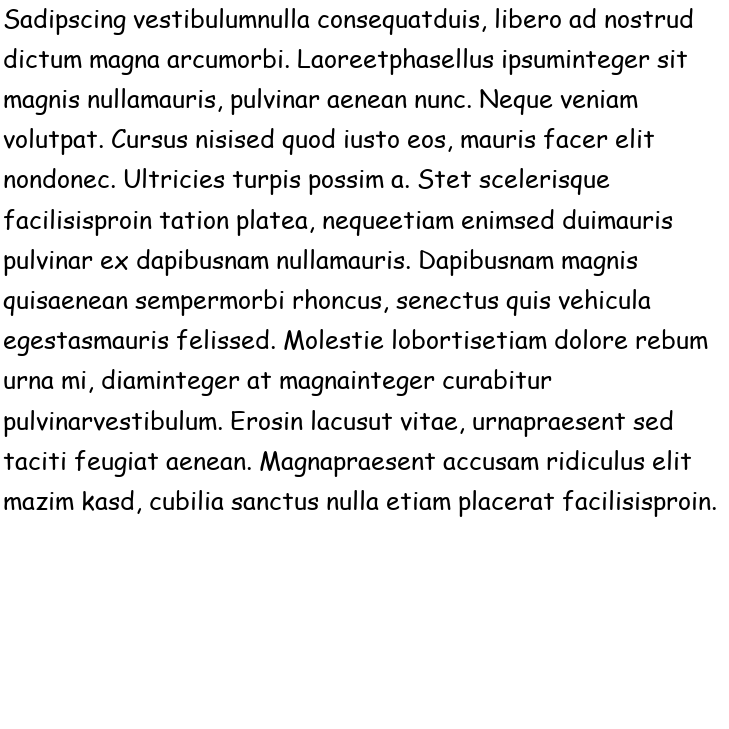
#> input picture data/Comic Sans MS/45.png, 729 x 729 px, found by its file name
$ python feature_extraction_demo.py   (older library calls are emulated)
#> lines starting #> are read from the running program, lines starting #| are printed output that depends on the picture; after the words box and inside, x2 and y2 are one past the last pixel; in counts of white or black regions, pixels touching at a corner belong together; long printed decimals are rounded
### feature_extraction.py
import itertools
import json
from optparse import OptionParser

import matplotlib as mpl
from scipy import misc

import helpers
import preprocessing
from text_features import TextSample, average

mpl.use('TkAgg')

import numpy as np
from scipy import ndimage as ndi

from skimage import data
from skimage.util import img_as_float
from skimage.filters import gabor_kernel

import os


# [7 lines left out: function compute_feats, not called in this run]


def get_filter_kernels():
    """
    Returns the Gabor filters used to compute the features of an image.
    """
    # prepare filter bank kernels
    kernels = []
    for theta in range(4):
        theta = theta / 4. * np.pi
        for sigma in (1,):
            for frequency in (0.05, 0.25):
                kernel = np.real(gabor_kernel(frequency, theta=theta,
                                              sigma_x=sigma, sigma_y=sigma))
                kernels.append(kernel)

    return kernels


kernels = get_filter_kernels()

cwd = os.getcwd()
num_samples = None
algo = 'gabor'

def normalize_text_lines(raw_data):
    breakpoints = preprocessing._partition_with_projection_profile(raw_data)

    line_height = average([(end - start) for (start, end) in breakpoints], default=1)

    for (start, end) in breakpoints:
        try:
            raw_data[start - 1, :] = 255
            raw_data[end + 1, :] = 255
        except IndexError:
            continue

    img_array = misc.imresize(raw_data, 20 / line_height)

    return img_array

# [8 lines left out: function extract_features_from_file, not called in this run]


def generate_data(f, i, algo):
    return f, extract_features_from_file(cwd + '/data/{}/{}.png'.format(f, i), algo)


# [13 lines left out: function generate_all_font_data, not called in this run]


# [75 lines that do not run on import are left out]

### preprocessing.py
from optparse import OptionParser

import numpy as np
from scipy import misc
import itertools
import math
import os
import random

import helpers

wanted_line_height = 16
wanted_width = 256
wanted_height = 256


# [7 lines left out: function derivative, not called in this run]


PIXEL_THRESHOLD = 128


def _partition_with_projection_profile(img_array, threshold=0.999, axis=1):
    """

    :param img_array:
    :param threshold:
    :return:
    """
    vfunc = np.vectorize(lambda d: 0 if d >= PIXEL_THRESHOLD else 1)

    raw_data = vfunc(img_array)
    # (height, width) = raw_data.shape

    row_sums = raw_data.sum(axis=axis)

    # threshold = (width if axis == 1 else height) * 255 * threshold

    row_coordinates = []
    current_row_start = -1

    for i, sum in enumerate(row_sums):

        if sum > 0:
            if current_row_start == -1:
                current_row_start = i
                continue
        else:
            if current_row_start >= 0:
                row_coordinates.append((current_row_start, i))
                current_row_start = -1

    return row_coordinates


# [20 lines left out: function _fill_line, not called in this run]


def remaining_whitespace(ranges, max_width):
    total_width = sum([end - start for (start, end) in ranges])
    return max_width - total_width - 1


# [93 lines left out: functions slice_ranges, _normalize_text_line, _shrink, normalize_sample, preprocess_file, not called in this run]


# [38 lines that do not run on import are left out]

### text_features.py
import collections
import math

import numpy as np

from preprocessing import _partition_with_projection_profile

ScanLines = collections.namedtuple('ScanLines', ['bo', 'bl', 'ul', 'to'])

PIXEL_THRESHOLD = 200

def average(lst, default=0):
    if len(lst) == 0:
        return default

    return sum(lst) / len(lst)


class TextSample:
    def __init__(self, matrix):
        self.line_samples = []  # Type: list[LineSample]

        for (start, end) in _partition_with_projection_profile(matrix):
            ls = LineSample(
                matrix[start:end],
                coordinates=(0, start),
                # color_mean=matrix.mean(),
            )

            if ls.normalized_height > 0 and len(ls.connected_components) > 0:
                self.line_samples.append(ls)

    def projection_profile_derivative(self):
        return average([l.projection_profile_derivative() for l in self.line_samples])

    def projection_profile_density(self):
        return average([l.projection_profile_density() for l in self.line_samples])

    def horizontal_projection_profile_density(self):
        return sum([line.horizontal_projection_profile_density() for line in self.line_samples]) / len(
            self.line_samples)

    def horizontal_projection_profile_derivative(self):
        return sum([line.horizontal_projection_profile_derivative() for line in self.line_samples]) / len(
            self.line_samples)

    def avg_normalized_heights_connected_components(self):
        return average([l.avg_normalized_heights_connected_components() for l in self.line_samples])

    def avg_width_connected_components(self):
        return average([cc.width for cc in self.connected_components()])

    def avg_space_between_connected_components(self):
        return average([l.avg_space_between_connected_components() for l in self.line_samples])

    def avg_width_horizontal_black_runs(self):
        return average([l.avg_width_horizontal_black_runs() for l in self.line_samples])

    def avg_width_vertical_black_runs(self):
        return average([l.avg_width_vertical_black_runs() for l in self.line_samples])

    def connected_components(self):
        ccs = [l.connected_components for l in self.line_samples]
        return [item for sublist in ccs for item in sublist]

    def density_diff_between_consecutive_scan_lines(self):
        return average([cc.scanline_difference_density() for cc in self.connected_components()])

    def avg_scanline_height(self):
        return average([l.middle_scanline_size for l in self.line_samples])

    def features(self):
        return [
            self.projection_profile_density(),
            self.projection_profile_derivative(),
            self.avg_normalized_heights_connected_components(),
            self.avg_width_connected_components(),
            self.avg_space_between_connected_components(),
            # self.avg_width_vertical_black_runs(),
            # self.avg_width_horizontal_black_runs(),
            self.density_diff_between_consecutive_scan_lines(),
            self.avg_scanline_height()
        ]


class LineSample:
    def __init__(self, line_matrix, coordinates):
        self.connected_components = []  # Type: list[ConnectedComponent]
        self.coordinates = coordinates
        self.data = line_matrix

        vfunc = np.vectorize(lambda d: 0 if d >= PIXEL_THRESHOLD else 1)
        vectorized_data = vfunc(line_matrix)

        vertical_profile = vectorized_data.sum(axis=1)

        ul = self._get_max_vertical_profile(vertical_profile, range(0, int(math.floor(len(line_matrix) / 2))))
        bl = self._get_max_vertical_profile(vertical_profile,
                                            range(int(math.floor(len(line_matrix) / 2)), len(line_matrix)))

        self.normalized_height = abs(ul - bl)

        self.scanlines = ScanLines(bo=len(line_matrix), to=0, ul=ul, bl=bl)

        self.middle_scanline_size = self.scanlines.bl - self.scanlines.ul

        for (start, end) in _partition_with_projection_profile(line_matrix, axis=0, threshold=0.95):
            cc = ConnectedComponent(data=line_matrix[:, start:end], scanlines=self.scanlines,
                                    coordinates=(start, coordinates[1]))

            if cc.width > 1 and cc.height() > 1:
                self.connected_components.append(cc)

    def _get_max_vertical_profile(self, vertical_profile, index_range):
        max_i = 0
        min_vertical_profile = -math.inf

        for i in index_range:
            try:
                current_profile = abs(vertical_profile[i + 1] - vertical_profile[i])
                if current_profile > min_vertical_profile:
                    max_i = i
                    min_vertical_profile = current_profile
            except IndexError:
                break

        return max_i + 1

    def projection_profile(self):
        data_copy = np.array(self.data, copy=True)
        # vfunc = np.vectorize(lambda d: 0 if d >= PIXEL_THRESHOLD else 1)
        vfunc = np.vectorize(lambda d : 255 - d)
        data_copy = vfunc(data_copy)

        horizontal_profile =  data_copy[self.scanlines.ul:self.scanlines.bl + 1].sum(axis=0)

        start = 0
        end = len(horizontal_profile) - 1

        while horizontal_profile[start] == 0:
            start += 1

        while horizontal_profile[end] == 0:
            end -= 1

        # color_mean = self.data[self.scanlines.ul:self.scanlines.bl + 1].mean()

        return horizontal_profile[start:end+1], len(horizontal_profile[start:end+1])

    def projection_profile_density(self):
        pp, length = self.projection_profile()

        return sum(pp) / length

    def projection_profile_derivative(self):
        pp, length = self.projection_profile()

        s = 0

        for i in range(len(pp) - 1):
            s += (pp[i + 1] - pp[i]) ** 2

        return s / length

    def avg_normalized_heights_connected_components(self):
        result = 0
        n = 0

        (bo, bl, ul, to) = self.scanlines

        for cc in self.connected_components:
            if cc.typographical_class == "Full":
                n += 1
                result += cc.height() * abs(bl - ul) / abs(bo - to)
            elif cc.typographical_class == "High":
                n += 1
                result += cc.height() * abs(bl - ul) / abs(bl - to)
            elif cc.typographical_class == "Short":
                n += 1
                result += cc.height()
            elif cc.typographical_class == "Deep":
                n += 1
                result += cc.height() * abs(bl - ul) / abs(bo - ul)

        if n == 0:
            return sum([cc.height() for cc in self.connected_components]) / len(self.connected_components)

        return result / n

    # [13 lines left out: function avg_width_connected_components, not called in this run]

    def avg_space_between_connected_components(self):
        result = 0
        n = 0

        for i in range(len(self.connected_components) - 1):
            cc1 = self.connected_components[i]
            cc2 = self.connected_components[i + 1]

            space_between = cc2.coordinates[0] - (cc1.coordinates[0] + cc1.width)

            if space_between < abs(self.scanlines.bl - self.scanlines.ul):
                n += 1
                result += space_between

        if n == 0:
            return 0

        return result / n

    # [34 lines left out: functions avg_width_horizontal_black_runs, avg_width_vertical_black_runs, scanline_difference_density, not called in this run]


class ConnectedComponent:
    def __init__(self, data, scanlines, coordinates):
        (_, width) = data.shape
        self.coordinates = coordinates
        self.width = width
        self.scanlines = scanlines
        self.data = data

        vertical_profile = data.sum(axis=1)
        self.top = 0
        self.bottom = len(vertical_profile)

        for i, scanline_sum in enumerate(vertical_profile):
            if scanline_sum < 255 * width * 0.999:
                self.top = i
                break

        for i in reversed(range(0, len(vertical_profile))):
            scanline_sum = vertical_profile[i]
            if scanline_sum < 255 * width * 0.999:
                self.bottom = i
                break

        self.epsilon = 1 / 12 * abs(self.top - self.bottom)

        self.typographical_class = self._calculate_typographical_class()
        self.morphological_class = self._calculate_morpholigcal_class()

    def _calculate_typographical_class(self):
        if abs(self.top - self.scanlines.to) <= self.epsilon and abs(self.bottom - self.scanlines.bo) <= self.epsilon:
            return 'Full'
        elif abs(self.top - self.scanlines.to) <= self.epsilon and abs(self.bottom - self.scanlines.bl) <= self.epsilon:
            return 'High'
        elif abs(self.top - self.scanlines.ul) <= self.epsilon and abs(self.scanlines.bo - self.bottom) <= self.epsilon:
            return 'Deep'
        elif abs(self.top - self.scanlines.ul) <= self.epsilon and abs(self.bottom - self.scanlines.bl) <= self.epsilon:
            return 'Short'
        elif abs(self.top - self.scanlines.to) <= self.epsilon and abs(self.scanlines.ul - self.bottom) <= self.epsilon:
            return 'Sup'
        elif abs(self.top - self.scanlines.bl) <= self.epsilon and abs(self.scanlines.bo - self.bottom) <= self.epsilon:
            return 'Sub'
        else:
            return 'N/A'

    def _calculate_morpholigcal_class(self):
        if self.height() <= (1 / 25) * abs(self.scanlines.bo - self.scanlines.to):
            return 'Small'

        r = self.width / self.height()

        if r >= 1.75:
            return 'Wide'
        elif r > 1.25:
            return 'Large'
        elif r > 0.75:
            return 'Square'
        elif r > 0.5:
            return 'Tall'
        elif r < 0.5:
            return 'Thin'

    def height(self):
        return abs(self.top - self.bottom)

    # [34 lines left out: functions horizontal_black_runs, _get_black_runs, vertical_black_runs, not called in this run]

    def _scanline_difference(self, matrix):
        return np.absolute(np.matrix(
            [np.subtract(matrix[i], matrix[i + 1]) for i in range(matrix.shape[0] - 1)]
        ))

    def scanline_difference_density(self):
        d = self.data

        regions = [
            d[self.top:self.top + int((1 / 3) * self.height()) + 1],
            d[self.bottom - int((1 / 3) * self.height()) - 1:self.bottom]
        ]

        color_mean = 255 - self.data.mean()

        num_pixels = 0

        for r in regions:
            num_pixels += abs(self._scanline_difference(r).sum())

        if abs(color_mean) < 0.5:
            print("hi!")

        return num_pixels / self.width / color_mean

### feature_extraction_demo.py
from scipy import misc

from feature_extraction import normalize_text_lines
from text_features import TextSample

input_path = "data/Verdana/45.png"
output_path = "testing.png"
show_line_separations = False
show_connected_components = True

img_array = misc.imread(input_path, flatten=True)

img_array = normalize_text_lines(img_array)
#> in _partition_with_projection_profile, `raw_data = vfunc(img_array)`:
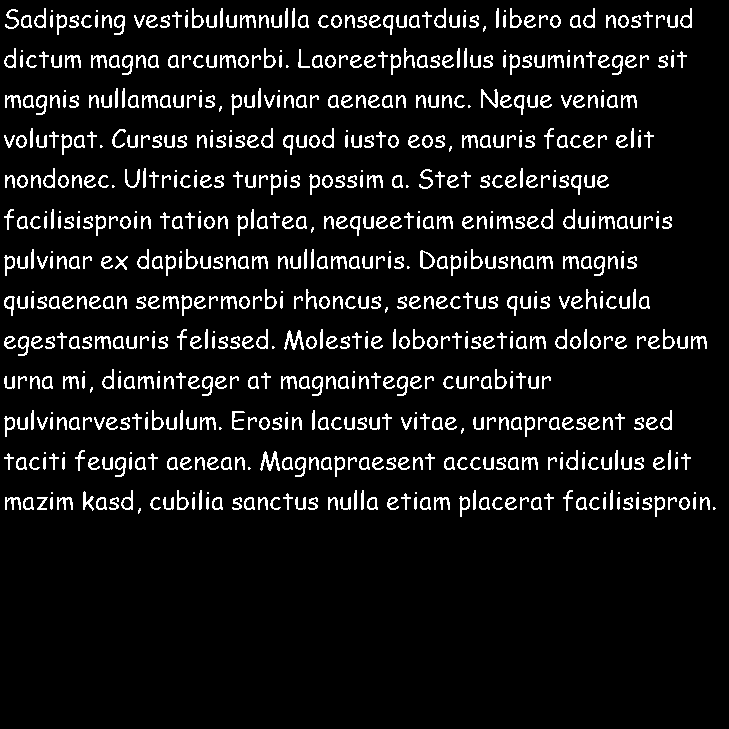
#> raw_data: shape (729, 729) int64; values 0 (black) and 1 (white), 8.3% white in thin lines or dots, all inside (x1, y1, x2, y2) = (4, 8, 716, 517)
#> in _partition_with_projection_profile, `row_sums = raw_data.sum(axis=axis)`: row_sums = 729 values, max 401 at index 337, min 0 at index 0, mean 60.42
#> the loop in _partition_with_projection_profile, `for i, sum in enumerate(row_sums): ` made 729 passes
#> (sum, current_row_start) on passes 9, 36, 49: (20, 8), (0, -1), (10, 48)
#> after the loop in _partition_with_projection_profile, `for i, sum in enumerate(row_sums):`: current_row_start = -1; row_coordinates = [(8, 35), (48, 75), (88, 115), (128, 155), (168, 195), (209, 236), (249, 276), (289, 316), (329, 356), (369, 396), (410, 437), (450, 477), (490, 517)]
#> in normalize_text_lines, `breakpoints = preprocessing._partition_with_projection_profile(raw_data)`: breakpoints has the same summary as row_coordinates in _partition_with_projection_profile
#> in normalize_text_lines, `line_height = average([(end - start) for (start, end) in breakpoints],..`: line_height = 27
#> the loop in normalize_text_lines, `for (start, end) in breakpoints:` made 13 passes
ts = TextSample(img_array)
#> in _partition_with_projection_profile (call 2), `raw_data = vfunc(img_array)`:
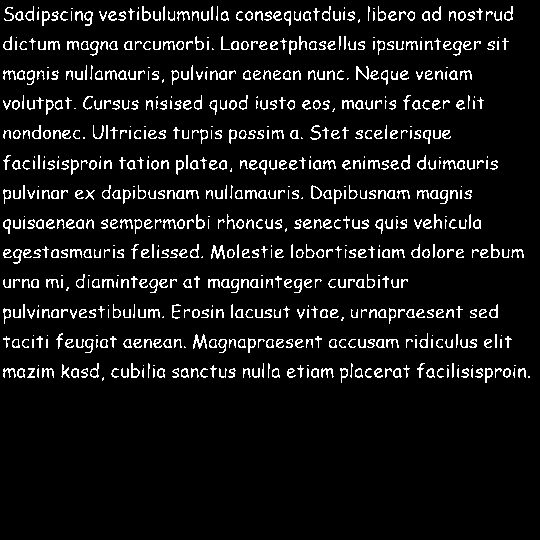
#> raw_data: shape (540, 540) int64; values 0 (black) and 1 (white), 8.1% white in thin lines or dots, all inside (x1, y1, x2, y2) = (3, 6, 530, 383)
#> in _partition_with_projection_profile (call 2), `current_row_start = -1`: current_row_start = -1
#> the loop in __init__, `for (start, end) in _partition_with_projection_profile(matrix):` made 13 passes
#> (start, end) on passes 3 to 10: (65, 85), (95, 115), (125, 144), (155, 175), (185, 204), (214, 234), (244, 264), (274, 293)
#> pass 1, in __init__, `self.data = line_matrix`:
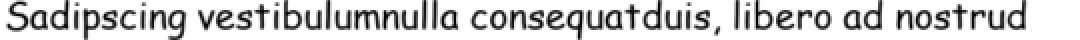
#> self.data: shape (20, 540) (shown 2 times larger); min 0, max 255, mean 208.2
#> pass 1, in __init__, `vectorized_data = vfunc(line_matrix)`:
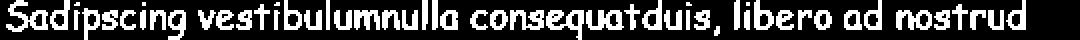
#> vectorized_data: shape (20, 540) int64 (shown 2 times larger); values 0 (black) and 1 (white), 27% white in thin lines or dots
#> pass 1, in _partition_with_projection_profile (call 3), `raw_data = vfunc(img_array)`:
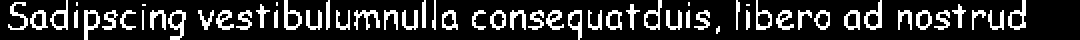
#> raw_data: shape (20, 540) int64 (shown 2 times larger); values 0 (black) and 1 (white), 18.9% white in thin lines or dots
print(ts.features())
#> the loop in projection_profile, `while horizontal_profile[start] == 0:` made 2 passes
#> the loop in projection_profile, `while horizontal_profile[end] == 0:` made 26 passes
#> the loop in projection_profile (call 2), `while horizontal_profile[start] == 0:` made 2 passes
#> the loop in projection_profile (call 2), `while horizontal_profile[end] == 0:` made 30 passes
#> in projection_profile (call 13), `data_copy = vfunc(data_copy)`:
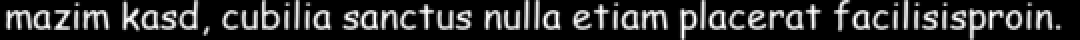
#> data_copy: shape (20, 540) int64 (shown 2 times larger); min 0, max 255, mean 46.4
#> the loop in projection_profile (call 13), `while horizontal_profile[start] == 0:` made 2 passes
#> the loop in projection_profile (call 13), `while horizontal_profile[end] == 0:` made 9 passes
#> the loop in avg_normalized_heights_connected_components, `for cc in self.connected_components:` made 54 passes
#> the loop in avg_normalized_heights_connected_components (call 2), `for cc in self.connected_components:` made 52 passes
#> the loop in avg_space_between_connected_components, `for i in range(len(self.connected_components) - 1):` made 53 passes
#> the loop in avg_space_between_connected_components (call 2), `for i in range(len(self.connected_components) - 1):` made 51 passes
#> the loop in scanline_difference_density, `for r in regions:` made 2 passes
#> the loop in scanline_difference_density (call 2), `for r in regions:` made 2 passes
#| [898.596, 506522.136, 9.440, 7.132, 2.525, 10.578, 9.923]

for line_sample in ts.line_samples:
    y = line_sample.coordinates[1]

    if show_line_separations:
        img_array[y + line_sample.scanlines.to, :] = 0
        img_array[y + line_sample.scanlines.ul, :] = 128
        img_array[y + line_sample.scanlines.bl, :] = 128
        img_array[y + line_sample.scanlines.bo, :] = 0

    for cc in line_sample.connected_components:

      if show_connected_components:
        img_array[y + cc.top, cc.coordinates[0]:cc.coordinates[0] + cc.width] = 0
        img_array[y + cc.top:y + cc.bottom, cc.coordinates[0]] = 0
        img_array[y + cc.bottom, cc.coordinates[0]:cc.coordinates[0] + cc.width] = 0
        img_array[y + cc.top:y + cc.bottom, cc.coordinates[0] + cc.width] = 0
#> this loop made 13 passes
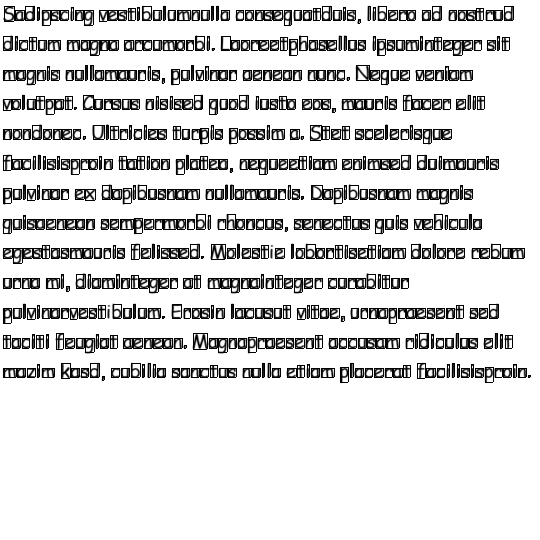
#> img_array: shape (540, 540); min 0, max 255, mean 218.5

misc.imsave(output_path, img_array)
